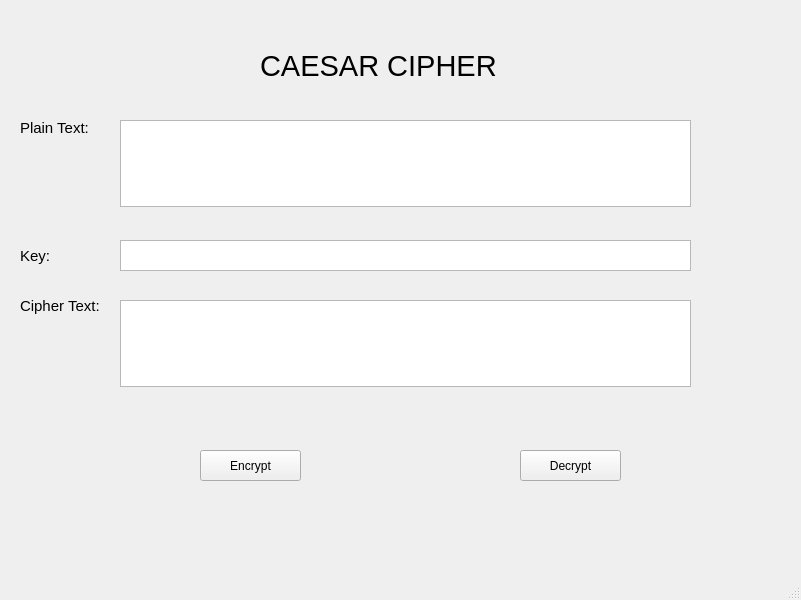
<?xml version="1.0" encoding="UTF-8"?>
<ui version="4.0">
 <class>MainWindow</class>
 <widget class="QMainWindow" name="MainWindow">
  <property name="geometry">
   <rect>
    <x>0</x>
    <y>0</y>
    <width>801</width>
    <height>600</height>
   </rect>
  </property>
  <property name="windowTitle">
   <string>MainWindow</string>
  </property>
  <widget class="QWidget" name="centralwidget">
   <widget class="QPushButton" name="btn_encrypt">
    <property name="geometry">
     <rect>
      <x>200</x>
      <y>450</y>
      <width>101</width>
      <height>31</height>
     </rect>
    </property>
    <property name="text">
     <string>Encrypt</string>
    </property>
   </widget>
   <widget class="QPushButton" name="btn_dencrypt">
    <property name="geometry">
     <rect>
      <x>520</x>
      <y>450</y>
      <width>101</width>
      <height>31</height>
     </rect>
    </property>
    <property name="text">
     <string>Decrypt</string>
    </property>
   </widget>
   <widget class="QLabel" name="label">
    <property name="geometry">
     <rect>
      <x>260</x>
      <y>30</y>
      <width>271</width>
      <height>71</height>
     </rect>
    </property>
    <property name="font">
     <font>
      <pointsize>22</pointsize>
     </font>
    </property>
    <property name="text">
     <string>CAESAR CIPHER</string>
    </property>
   </widget>
   <widget class="QLabel" name="label_2">
    <property name="geometry">
     <rect>
      <x>20</x>
      <y>120</y>
      <width>91</width>
      <height>16</height>
     </rect>
    </property>
    <property name="font">
     <font>
      <pointsize>11</pointsize>
     </font>
    </property>
    <property name="text">
     <string>Plain Text:</string>
    </property>
   </widget>
   <widget class="QLabel" name="label_3">
    <property name="geometry">
     <rect>
      <x>20</x>
      <y>240</y>
      <width>91</width>
      <height>31</height>
     </rect>
    </property>
    <property name="font">
     <font>
      <pointsize>11</pointsize>
     </font>
    </property>
    <property name="text">
     <string>Key:</string>
    </property>
   </widget>
   <widget class="QLabel" name="label_4">
    <property name="geometry">
     <rect>
      <x>20</x>
      <y>290</y>
      <width>91</width>
      <height>31</height>
     </rect>
    </property>
    <property name="font">
     <font>
      <pointsize>11</pointsize>
     </font>
    </property>
    <property name="text">
     <string>Cipher Text:</string>
    </property>
   </widget>
   <widget class="QPlainTextEdit" name="txt_plain_text">
    <property name="geometry">
     <rect>
      <x>120</x>
      <y>120</y>
      <width>571</width>
      <height>87</height>
     </rect>
    </property>
   </widget>
   <widget class="QPlainTextEdit" name="txt_cipher_text">
    <property name="geometry">
     <rect>
      <x>120</x>
      <y>300</y>
      <width>571</width>
      <height>87</height>
     </rect>
    </property>
   </widget>
   <widget class="QTextEdit" name="txt_key">
    <property name="geometry">
     <rect>
      <x>120</x>
      <y>240</y>
      <width>571</width>
      <height>31</height>
     </rect>
    </property>
   </widget>
  </widget>
  <widget class="QMenuBar" name="menubar">
   <property name="geometry">
    <rect>
     <x>0</x>
     <y>0</y>
     <width>801</width>
     <height>26</height>
    </rect>
   </property>
  </widget>
  <widget class="QStatusBar" name="statusbar"/>
 </widget>
 <resources/>
 <connections/>
</ui>
